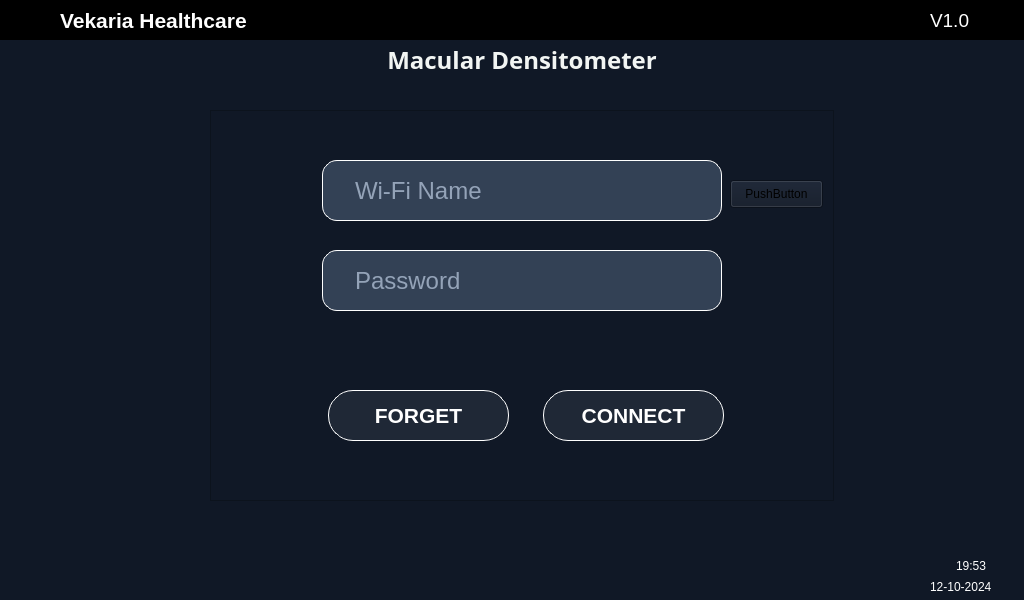
<?xml version="1.0" encoding="UTF-8"?>
<ui version="4.0">
 <class>Form</class>
 <widget class="QWidget" name="Form">
  <property name="geometry">
   <rect>
    <x>0</x>
    <y>0</y>
    <width>1024</width>
    <height>600</height>
   </rect>
  </property>
  <property name="windowTitle">
   <string>Form</string>
  </property>
  <property name="styleSheet">
   <string notr="true">background-color:#101826;</string>
  </property>
  <widget class="QFrame" name="frame">
   <property name="geometry">
    <rect>
     <x>0</x>
     <y>0</y>
     <width>1024</width>
     <height>40</height>
    </rect>
   </property>
   <property name="styleSheet">
    <string notr="true">background-color:black;</string>
   </property>
   <property name="frameShape">
    <enum>QFrame::StyledPanel</enum>
   </property>
   <property name="frameShadow">
    <enum>QFrame::Raised</enum>
   </property>
   <widget class="QLabel" name="label_2">
    <property name="geometry">
     <rect>
      <x>60</x>
      <y>0</y>
      <width>281</width>
      <height>41</height>
     </rect>
    </property>
    <property name="font">
     <font>
      <family>Helvetica Neue</family>
      <pointsize>16</pointsize>
      <weight>75</weight>
      <bold>true</bold>
     </font>
    </property>
    <property name="styleSheet">
     <string notr="true">color:white;</string>
    </property>
    <property name="text">
     <string>Vekaria Healthcare</string>
    </property>
   </widget>
   <widget class="QLabel" name="label_3">
    <property name="geometry">
     <rect>
      <x>930</x>
      <y>0</y>
      <width>71</width>
      <height>41</height>
     </rect>
    </property>
    <property name="font">
     <font>
      <family>Helvetica Neue</family>
      <pointsize>14</pointsize>
      <weight>50</weight>
      <bold>false</bold>
     </font>
    </property>
    <property name="styleSheet">
     <string notr="true">color:white;</string>
    </property>
    <property name="text">
     <string>V1.0</string>
    </property>
   </widget>
   <widget class="QLabel" name="label_9">
    <property name="geometry">
     <rect>
      <x>5</x>
      <y>8</y>
      <width>44</width>
      <height>23</height>
     </rect>
    </property>
    <property name="font">
     <font>
      <family>Times New Roman</family>
      <pointsize>20</pointsize>
      <weight>75</weight>
      <bold>true</bold>
     </font>
    </property>
    <property name="text">
     <string/>
    </property>
    <property name="pixmap">
     <pixmap resource="icons/vekarialogo.qrc">:/newPrefix/Vekaria Healthcare Logo/VHC Logo.png</pixmap>
    </property>
    <property name="scaledContents">
     <bool>true</bool>
    </property>
   </widget>
   <widget class="QLabel" name="wifiIcon">
    <property name="geometry">
     <rect>
      <x>860</x>
      <y>0</y>
      <width>51</width>
      <height>41</height>
     </rect>
    </property>
    <property name="styleSheet">
     <string notr="true">color:white;</string>
    </property>
    <property name="text">
     <string/>
    </property>
    <property name="pixmap">
     <pixmap resource="../Wifi/wifi.qrc">:/wifilogo/wifi.png</pixmap>
    </property>
    <property name="scaledContents">
     <bool>true</bool>
    </property>
   </widget>
   <widget class="QLabel" name="label_10">
    <property name="geometry">
     <rect>
      <x>868</x>
      <y>5</y>
      <width>41</width>
      <height>31</height>
     </rect>
    </property>
    <property name="font">
     <font>
      <family>Times New Roman</family>
      <pointsize>20</pointsize>
      <weight>75</weight>
      <bold>true</bold>
     </font>
    </property>
    <property name="text">
     <string/>
    </property>
    <property name="pixmap">
     <pixmap>icons/logo12.png</pixmap>
    </property>
    <property name="scaledContents">
     <bool>true</bool>
    </property>
   </widget>
  </widget>
  <widget class="QLabel" name="label_4">
   <property name="geometry">
    <rect>
     <x>10</x>
     <y>40</y>
     <width>1024</width>
     <height>40</height>
    </rect>
   </property>
   <property name="font">
    <font>
     <family>Helvetica Rounded</family>
     <pointsize>18</pointsize>
     <weight>75</weight>
     <bold>true</bold>
    </font>
   </property>
   <property name="layoutDirection">
    <enum>Qt::LeftToRight</enum>
   </property>
   <property name="styleSheet">
    <string notr="true">QFrame{
background:none;
color:#f2f5f3;
}</string>
   </property>
   <property name="text">
    <string>Macular Densitometer</string>
   </property>
   <property name="alignment">
    <set>Qt::AlignCenter</set>
   </property>
  </widget>
  <widget class="QFrame" name="frame_2">
   <property name="geometry">
    <rect>
     <x>210</x>
     <y>110</y>
     <width>624</width>
     <height>391</height>
    </rect>
   </property>
   <property name="styleSheet">
    <string notr="true">QFrame{
background-color:#1f2836;
border-radius:30px;
border:1px solid white;

};
color:white;</string>
   </property>
   <property name="frameShape">
    <enum>QFrame::StyledPanel</enum>
   </property>
   <property name="frameShadow">
    <enum>QFrame::Raised</enum>
   </property>
   <widget class="QLineEdit" name="lineEdit">
    <property name="geometry">
     <rect>
      <x>112</x>
      <y>50</y>
      <width>400</width>
      <height>61</height>
     </rect>
    </property>
    <property name="font">
     <font>
      <pointsize>18</pointsize>
     </font>
    </property>
    <property name="styleSheet">
     <string notr="true"> QLineEdit {
                background-color: #334155;
                border:1px solid white;
                border-radius: 15px;
                padding: 5px;
                padding-left: 30px;
                color: #94a3b8;
            }</string>
    </property>
    <property name="text">
     <string>Wi-Fi Name</string>
    </property>
   </widget>
   <widget class="QLineEdit" name="lineEdit_2">
    <property name="geometry">
     <rect>
      <x>112</x>
      <y>140</y>
      <width>400</width>
      <height>61</height>
     </rect>
    </property>
    <property name="font">
     <font>
      <pointsize>18</pointsize>
     </font>
    </property>
    <property name="styleSheet">
     <string notr="true"> QLineEdit {
                background-color: #334155;
                border: 1px solid white;
                border-radius: 15px;
                padding: 5px;
                padding-left: 30px;
                color: #94a3b8;
            }</string>
    </property>
    <property name="text">
     <string>Password</string>
    </property>
   </widget>
   <widget class="QPushButton" name="pushButton">
    <property name="geometry">
     <rect>
      <x>333</x>
      <y>280</y>
      <width>181</width>
      <height>51</height>
     </rect>
    </property>
    <property name="font">
     <font>
      <family>Helvetica Neue</family>
      <pointsize>16</pointsize>
      <weight>75</weight>
      <bold>true</bold>
     </font>
    </property>
    <property name="styleSheet">
     <string notr="true"> QPushButton {
                background-color: #1f2836;
                color: white;
                border: none;
                border-radius: 25px;
                padding: 10px;
				border:1px solid white;
            }
</string>
    </property>
    <property name="text">
     <string>CONNECT</string>
    </property>
   </widget>
   <widget class="QPushButton" name="pushButton_2">
    <property name="geometry">
     <rect>
      <x>520</x>
      <y>70</y>
      <width>93</width>
      <height>28</height>
     </rect>
    </property>
    <property name="text">
     <string>PushButton</string>
    </property>
   </widget>
   <widget class="QPushButton" name="pushButton_3">
    <property name="geometry">
     <rect>
      <x>118</x>
      <y>280</y>
      <width>181</width>
      <height>51</height>
     </rect>
    </property>
    <property name="font">
     <font>
      <family>Helvetica Neue</family>
      <pointsize>16</pointsize>
      <weight>75</weight>
      <bold>true</bold>
     </font>
    </property>
    <property name="styleSheet">
     <string notr="true"> QPushButton {
                background-color: #1f2836;
                color: white;
                border: none;
                border-radius: 25px;
                padding: 10px;
				border:1px solid white;
            }
</string>
    </property>
    <property name="text">
     <string>FORGET</string>
    </property>
   </widget>
  </widget>
  <widget class="QLabel" name="label_5">
   <property name="geometry">
    <rect>
     <x>930</x>
     <y>577</y>
     <width>71</width>
     <height>20</height>
    </rect>
   </property>
   <property name="font">
    <font>
     <family>Helvetica Neue</family>
    </font>
   </property>
   <property name="styleSheet">
    <string notr="true">color:white;</string>
   </property>
   <property name="text">
    <string>12-10-2024</string>
   </property>
  </widget>
  <widget class="QLabel" name="label">
   <property name="geometry">
    <rect>
     <x>956</x>
     <y>558</y>
     <width>55</width>
     <height>16</height>
    </rect>
   </property>
   <property name="font">
    <font>
     <family>Helvetica Neue</family>
    </font>
   </property>
   <property name="styleSheet">
    <string notr="true">color:white;</string>
   </property>
   <property name="text">
    <string>19:53</string>
   </property>
  </widget>
 </widget>
 <resources>
  <include location="icons/vekarialogo.qrc"/>
  <include location="../Wifi/wifi.qrc"/>
 </resources>
 <connections/>
</ui>
